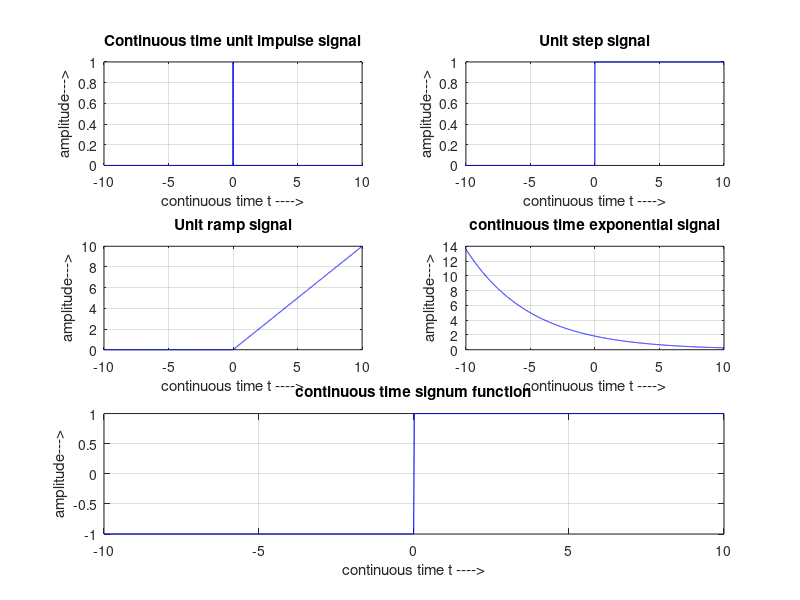
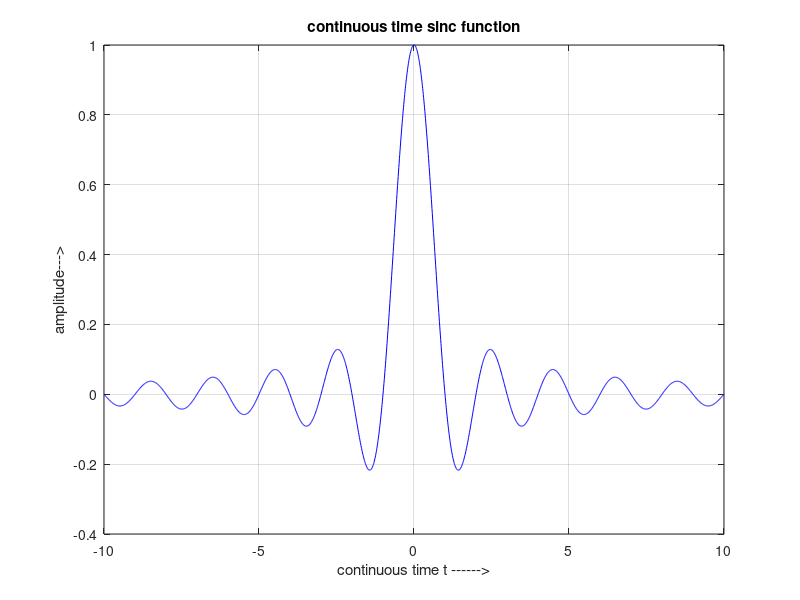

These figures' MATLAB source, in order:
% Task 1: MATLAB Programming
% Generate and plot basic continuous-time signals

clc; clear; close all;

t = -10:0.01:10;   % time vector

%% 1. Unit Impulse Signal (approximated since delta is discrete)
impulse = (t == 0);   % 1 at t=0, 0 elsewhere
figure(1);
subplot(3,2,1);
plot(t, impulse, 'b'); grid on;
title('Continuous time unit impulse signal');
xlabel('continuous time t ---->');
ylabel('amplitude--->');

%% 2. Unit Step Signal
u = (t >= 0);   % 1 for t >= 0
subplot(3,2,2);
plot(t, u, 'b'); grid on;
title('Unit step signal');
xlabel('continuous time t ---->');
ylabel('amplitude--->');

%% 3. Unit Ramp Signal
r = t .* (t >= 0);  % ramp starts from 0
subplot(3,2,3);
plot(t, r, 'b'); grid on;
title('Unit ramp signal');
xlabel('continuous time t ---->');
ylabel('amplitude--->');

%% 4. Exponential Signal
exp_signal = 5 * exp(-0.2 * (t+5)); 
subplot(3,2,4);
plot(t, exp_signal, 'b'); grid on;
title('continuous time exponential signal');
xlabel('continuous time t ---->');
ylabel('amplitude--->');

%% 5. Signum Signal
sgn = sign(t);   % -1 for t<0, 0 for t=0, 1 for t>0
subplot(3,2,[5,6]);
plot(t, sgn, 'b'); grid on;
title('continuous time signum function');
xlabel('continuous time t ---->');
ylabel('amplitude--->');

%% 6. Sinc Signal 
figure(2);
sinc_signal = sinc(t); 
plot(t, sinc_signal, 'b'); grid on;
title('continuous time sinc function');
xlabel('continuous time t ------>');
ylabel('amplitude--->');
